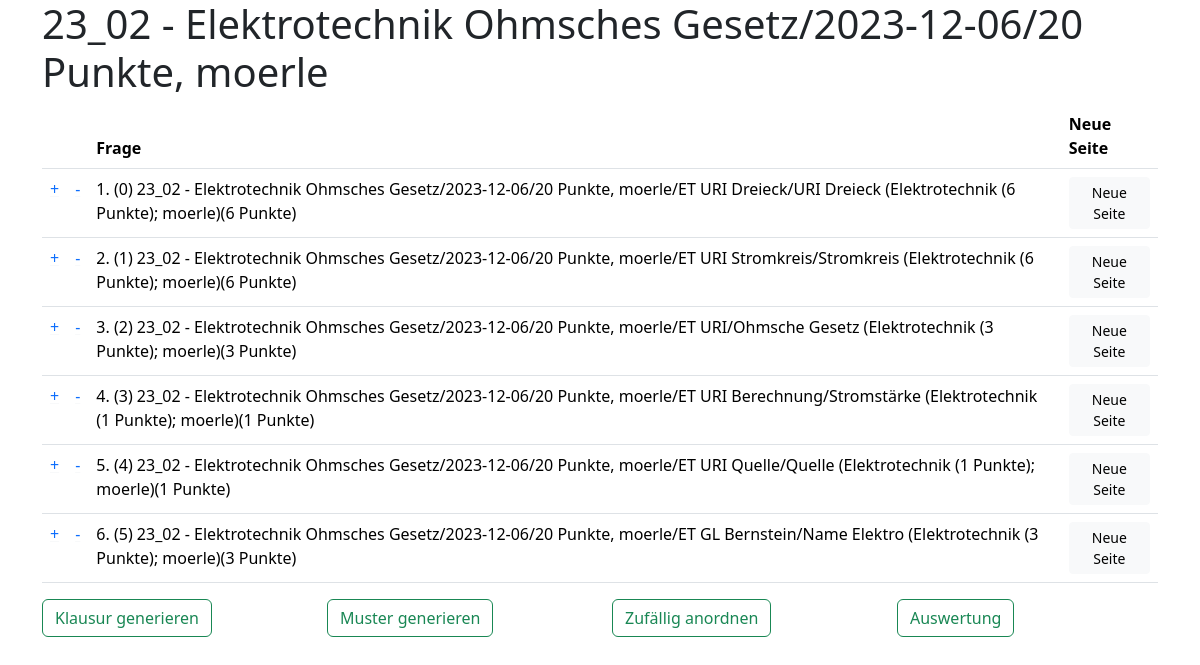
Page /klausur/design/11 (signed in) on the committed database.
### klausur/models.py (models this page shows, shortened)
class Klausurthema(models.Model):
    klausur = models.ForeignKey(Klausur, verbose_name=("Klausur"), on_delete=models.CASCADE)
    frage = models.ForeignKey(Frage, verbose_name=("Frage"), on_delete=models.RESTRICT)
    position = models.IntegerField(("Position"), default=1)
    seitenwechsel = models.BooleanField(("Seitenwechsel im Anschluss"), default=False)
    class Meta:
        verbose_name = ("Klausur-Thema")
        verbose_name_plural = ("Klausur-Themen")
        ordering = ['klausur', 'position']
    def __str__(self):
        return f"{self.klausur}/{self.frage}({self.frage.punkte} Punkte)"

class Klausur(models.Model):
    titel = models.CharField(("Überschrift"), max_length=50)
    thema = models.CharField(("Thema"), max_length=50)
    termin = models.DateTimeField(("termin"), auto_now=False, auto_now_add=False)
    gruppe = models.ForeignKey(Gruppe, verbose_name=("Gruppe"), on_delete=models.CASCADE, null=True)
    fragen = models.ManyToManyField(Frage, verbose_name=("Fragen"))
    author = models.ForeignKey(User, verbose_name="Autor", on_delete=models.RESTRICT)
    @property
    def get_gesamtpunkte(self):
        fragen = self.fragen.all()
        gesamtpunkte = sum(frage.punkte for frage in fragen)
        return gesamtpunkte
    class Meta:
        verbose_name = ("Klausur")
        verbose_name_plural = ("Klausuren")
        ordering = [ 'gruppe', '-termin']
    def __str__(self):
        return f"{self.gruppe} - {self.titel}/{self.termin.date()}/{self.get_gesamtpunkte} Punkte, {self.author}"

class Gruppe(models.Model):
    name = models.CharField("Bezeichnung", max_length=50)
    teilnehmer = models.ManyToManyField(Teilnehmer, verbose_name="Teilnehmer")
    class Meta:
        verbose_name = ("Gruppe")
        verbose_name_plural = ("Gruppen")
        ordering = ['name']
    def __str__(self):
        return self.name

class Frage(models.Model):
    titel = models.CharField(("Titel"), max_length=250)
    inhalt = models.CharField("Inhalt", max_length=50, default="?")
    frage = models.TextField(("Frage"))
    musterantwort = models.TextField(("Musterantwort"), default ="")
    bild = models.ImageField(("Bild"), blank=True, null=True)
    bildmuster = models.ImageField(("Bild Muster"), blank=True, null=True)
    bildbreite = models.IntegerField(("Bildbreite in %"), default=80)
    thema = models.ForeignKey(Thema, verbose_name=("Thema"), on_delete=models.RESTRICT)
    punkte = models.IntegerField(("Erreichbare Punkte"), default=1)
    schwierigkeit = models.IntegerField(("Schwierigkeit") , default=2)
    author = models.ForeignKey(User, verbose_name="Autor", on_delete=models.RESTRICT)
    class Meta:
        verbose_name = ("Frage")
        verbose_name_plural = ("Fragen")
        ordering = ['thema', 'titel', ]
    def __str__(self):
        return f"{self.titel}/{self.inhalt} ({self.thema} ({self.punkte} Punkte); {self.author})"

class Thema(models.Model):
    titel = models.CharField(("Titel"), max_length=250, primary_key=True)
    kommentar = models.TextField(("Kommentar"), blank=True, null=True)
    class Meta:
        verbose_name = ("Thema")
        verbose_name_plural = ("Themen")
        ordering = ['titel']
    def __str__(self):
        return self.titel

### klausur/views.py (the view)
# urls.py: path('design/<int:id>', views.klaus_design, name= 'klausur_design'),
@permission_required('klausur.view_teilnehmer')
def klaus_design(request, id):
    ds_klausur = Klausur.objects.get(pk=id)
    fragen = ds_klausur.fragen.all()
    i = 0
    for frage in fragen:
        position, created = Klausurthema.objects.get_or_create(klausur = ds_klausur, frage=frage)
        if created:
            position.position = i
            position.save()
        i +=1
    fragen = Klausurthema.objects.filter(klausur=ds_klausur)
    for frage in fragen:
        if not ds_klausur.fragen.filter(id=frage.frage.id).exists():
            Klausurthema.objects.get(frage=frage.frage, klausur=ds_klausur).delete()
    pos_fragen = Klausurthema.objects.filter(klausur = ds_klausur)
    lst_fragen = []
    for frage in pos_fragen:
        sum=Answer.objects.filter(klausur = ds_klausur, frage=frage.frage).aggregate(Avg("punkte"))['punkte__avg']
        if sum is not None:
            sum=str(round(Answer.objects.filter(klausur = ds_klausur, frage=frage.frage).aggregate(Avg("punkte"))['punkte__avg']/frage.frage.punkte*100,1))+"%"
        else:
            sum=""
        lst_fragen.append((frage, sum))
    content = {
        'klausur': ds_klausur,
        'fragen': lst_fragen,
    }
    return render(request, "design.html", content)

### klausur/templates/design.html (shortened to what this page needs)
{% extends "start.html" %}
{% block content %}
    <h1 >{{klausur}}</h1>
    <form action="{% url 'newside' klausur=klausur.id %}" method="post">
        <table class="table table-hover">
            <thead>
                <tr>
                    <th scope="col"></th>
                    <th scope="col"></th>
                    <th scope="col">Frage</th>
                    <th scope="col">Neue Seite</th>
                </tr>
            </thead>
            <tboby>
            {% for frage in fragen %}
                <tr>
                    <td><a class="link-underline-light" href="{% url 'richtung' frage.0.klausur.id frage.0.frage.id 1 %}">+</a></td>
                    <td><a class="link-underline-light" href="{% url 'richtung' frage.0.klausur.id frage.0.frage.id 2 %}">-</a></td>
                    <td title="{{frage.0.frage.frage}}">{{forloop.counter}}. ({{frage.0.position}}) {{frage.0}} {{frage.1}}</td>
                    <td><button type="submit" class="btn {% if frage.0.seitenwechsel %}btn-success{% else %}btn-light{% endif %} btn-sm" value="{{frage.0.id}}" name="nl" title="Nach der Frage einen Seitenwechsel einfügen">Neue Seite</button></td>
                </tr>
            {% endfor %}
            </tboby>
        </table>
        <div class="row">
            <div class="col-3"><a href="{% url 'gen_pdf' klausur.id 3 %}" target="_empty"><button type="button" name="nl" value="gen" class="btn btn-outline-success">Klausur generieren</button></a></div>
            <div class="col-3"><a href="{% url 'gen_pdf' klausur.id 4 %}" target="_empty"><button type="button" class="btn btn-outline-success">Muster generieren</button></a></div>
            <div class="col-3"><a href="{% url 'zufall' klausur.id %}"><button type="button" class="btn btn-outline-success">Zufällig anordnen</button></a></div>
            <div class="col-3"><a href="{% url 'evaluation' klausur.id %}" target="_empty"><button type="button" class="btn btn-outline-success">Auswertung</button></a></div>
        </div>
    </form>
{% endblock content %}

### klausur/templates/start.html (shortened to what this page needs)
<!doctype html>
<html lang="de">
<head>
  <link href="https://cdn.jsdelivr.net/npm/bootstrap@5.3.2/dist/css/bootstrap.min.css" rel="stylesheet"
>
</head>
<body>
    <div class="container">
    {% block content %}{% endblock content %}
    </div>
</body>
</html>

### rows in the picture
Klausurthema: position "0", klausur+frage "23_02 - Elektrotechnik Ohmsches Gesetz/2023-12-06/20 Punkte, moerle/ET URI Dreieck/URI Dreieck (Elektrotechnik (6 Punkte); moerle)(6 Punkte)", {{ frage.0.id }} 46 (drawn)
Klausurthema: position "1", klausur+frage "23_02 - Elektrotechnik Ohmsches Gesetz/2023-12-06/20 Punkte, moerle/ET URI Stromkreis/Stromkreis (Elektrotechnik (6 Punkte); moerle)(6 Punkte)", {{ frage.0.id }} 48 (drawn)
Klausurthema: position "2", klausur+frage "23_02 - Elektrotechnik Ohmsches Gesetz/2023-12-06/20 Punkte, moerle/ET URI/Ohmsche Gesetz (Elektrotechnik (3 Punkte); moerle)(3 Punkte)", {{ frage.0.id }} 44 (drawn)
Klausurthema: position "3", klausur+frage "23_02 - Elektrotechnik Ohmsches Gesetz/2023-12-06/20 Punkte, moerle/ET URI Berechnung/Stromstärke (Elektrotechnik (1 Punkte); moerle)(1 Punkte)", {{ frage.0.id }} 45 (drawn)
Klausurthema: position "4", klausur+frage "23_02 - Elektrotechnik Ohmsches Gesetz/2023-12-06/20 Punkte, moerle/ET URI Quelle/Quelle (Elektrotechnik (1 Punkte); moerle)(1 Punkte)", {{ frage.0.id }} 47 (drawn)
Klausurthema: position "5", klausur+frage "23_02 - Elektrotechnik Ohmsches Gesetz/2023-12-06/20 Punkte, moerle/ET GL Bernstein/Name Elektro (Elektrotechnik (3 Punkte); moerle)(3 Punkte)", {{ frage.0.id }} 43 (drawn)
